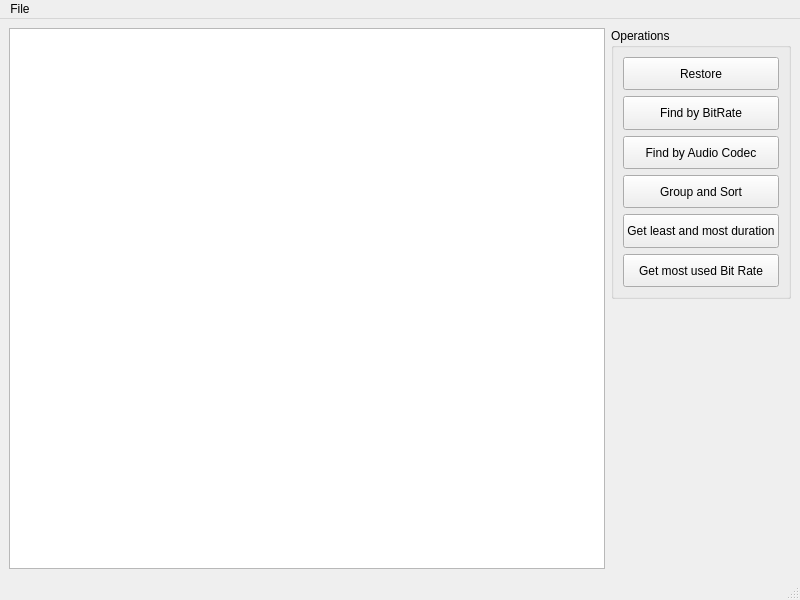
<?xml version="1.0" encoding="UTF-8"?>
<ui version="4.0">
 <class>OperationsWindow</class>
 <widget class="QMainWindow" name="OperationsWindow">
  <property name="geometry">
   <rect>
    <x>0</x>
    <y>0</y>
    <width>800</width>
    <height>600</height>
   </rect>
  </property>
  <property name="windowTitle">
   <string>MainWindow</string>
  </property>
  <widget class="QWidget" name="centralwidget">
   <layout class="QHBoxLayout" name="horizontalLayout">
    <item>
     <widget class="QTableWidget" name="tableWidget">
      <property name="sizeAdjustPolicy">
       <enum>QAbstractScrollArea::AdjustToContents</enum>
      </property>
      <property name="defaultDropAction">
       <enum>Qt::IgnoreAction</enum>
      </property>
     </widget>
    </item>
    <item>
     <layout class="QVBoxLayout" name="verticalLayout">
      <item>
       <widget class="QGroupBox" name="groupBox">
        <property name="title">
         <string>Operations</string>
        </property>
        <layout class="QVBoxLayout" name="verticalLayout_2">
         <item>
          <widget class="QPushButton" name="restoreBtn">
           <property name="sizePolicy">
            <sizepolicy hsizetype="Minimum" vsizetype="Expanding">
             <horstretch>0</horstretch>
             <verstretch>0</verstretch>
            </sizepolicy>
           </property>
           <property name="minimumSize">
            <size>
             <width>0</width>
             <height>0</height>
            </size>
           </property>
           <property name="text">
            <string>Restore</string>
           </property>
          </widget>
         </item>
         <item>
          <widget class="QPushButton" name="findBitRateBtn">
           <property name="sizePolicy">
            <sizepolicy hsizetype="Minimum" vsizetype="Expanding">
             <horstretch>0</horstretch>
             <verstretch>0</verstretch>
            </sizepolicy>
           </property>
           <property name="minimumSize">
            <size>
             <width>0</width>
             <height>0</height>
            </size>
           </property>
           <property name="text">
            <string>Find by BitRate</string>
           </property>
          </widget>
         </item>
         <item>
          <widget class="QPushButton" name="findCodecBtn">
           <property name="sizePolicy">
            <sizepolicy hsizetype="Preferred" vsizetype="Expanding">
             <horstretch>0</horstretch>
             <verstretch>0</verstretch>
            </sizepolicy>
           </property>
           <property name="text">
            <string>Find by Audio Codec</string>
           </property>
          </widget>
         </item>
         <item>
          <widget class="QPushButton" name="groupAndSortBtn">
           <property name="sizePolicy">
            <sizepolicy hsizetype="Minimum" vsizetype="Expanding">
             <horstretch>0</horstretch>
             <verstretch>0</verstretch>
            </sizepolicy>
           </property>
           <property name="text">
            <string>Group and Sort</string>
           </property>
          </widget>
         </item>
         <item>
          <widget class="QPushButton" name="getDurationBtn">
           <property name="sizePolicy">
            <sizepolicy hsizetype="Minimum" vsizetype="MinimumExpanding">
             <horstretch>0</horstretch>
             <verstretch>0</verstretch>
            </sizepolicy>
           </property>
           <property name="text">
            <string>Get least and most duration</string>
           </property>
          </widget>
         </item>
         <item>
          <widget class="QPushButton" name="getMostUsedBitRateBtn">
           <property name="sizePolicy">
            <sizepolicy hsizetype="Minimum" vsizetype="MinimumExpanding">
             <horstretch>0</horstretch>
             <verstretch>0</verstretch>
            </sizepolicy>
           </property>
           <property name="text">
            <string>Get most used Bit Rate</string>
           </property>
          </widget>
         </item>
        </layout>
       </widget>
      </item>
      <item>
       <spacer name="verticalSpacer">
        <property name="orientation">
         <enum>Qt::Vertical</enum>
        </property>
        <property name="sizeType">
         <enum>QSizePolicy::Expanding</enum>
        </property>
        <property name="sizeHint" stdset="0">
         <size>
          <width>20</width>
          <height>40</height>
         </size>
        </property>
       </spacer>
      </item>
     </layout>
    </item>
   </layout>
  </widget>
  <widget class="QMenuBar" name="menubar">
   <property name="geometry">
    <rect>
     <x>0</x>
     <y>0</y>
     <width>800</width>
     <height>25</height>
    </rect>
   </property>
   <widget class="QMenu" name="menuFile">
    <property name="title">
     <string>File</string>
    </property>
    <addaction name="actionWrite_File_Info"/>
   </widget>
   <addaction name="menuFile"/>
  </widget>
  <widget class="QStatusBar" name="statusbar"/>
  <action name="actionWrite_File_Info">
   <property name="text">
    <string>Write File Info</string>
   </property>
  </action>
 </widget>
 <resources/>
 <connections/>
</ui>
